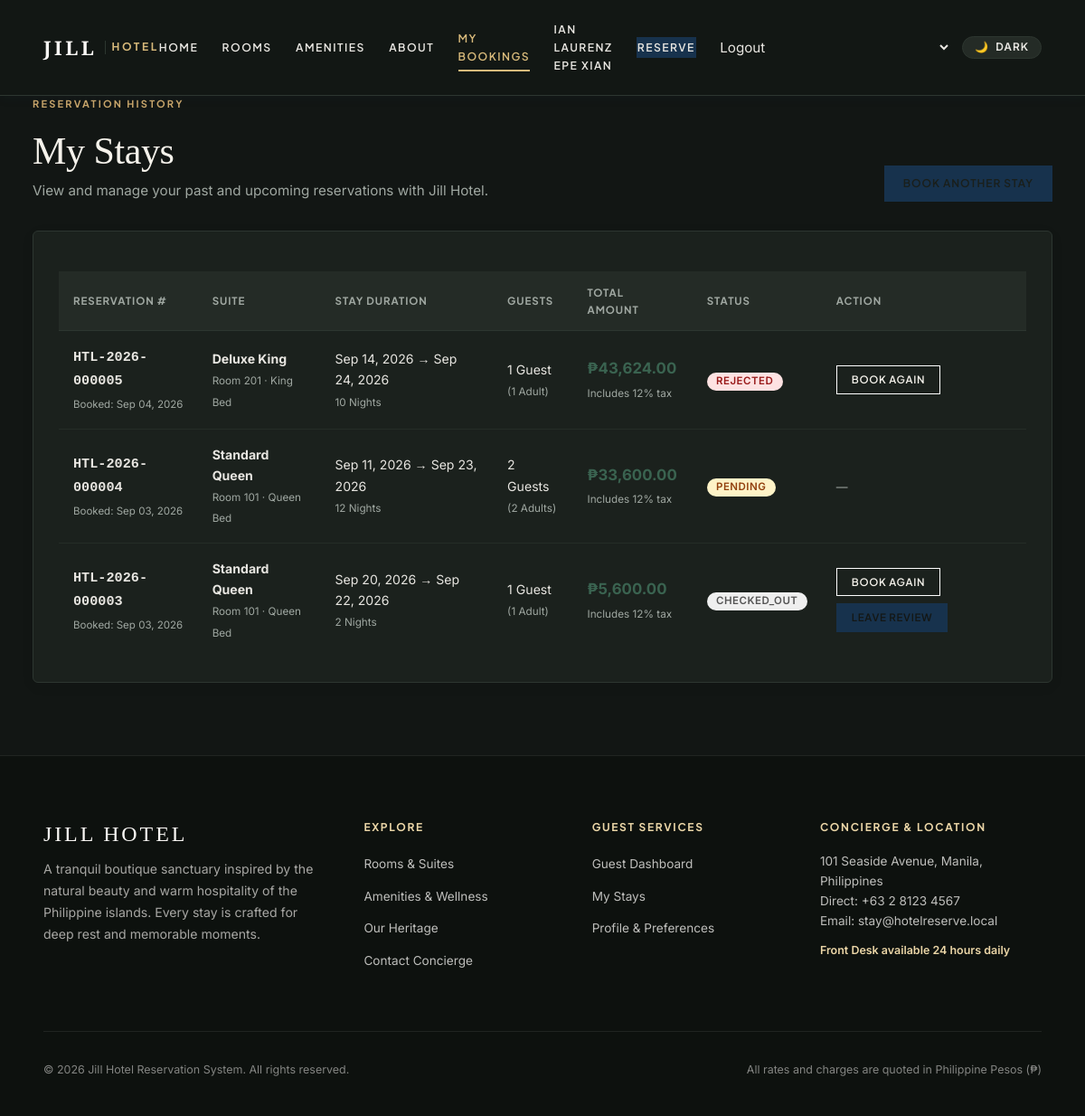
Page /customer/reservations.php (signed in) on the committed database.
### tables this page shows
CREATE TABLE `reservations` (
  `id` int(11) NOT NULL AUTO_INCREMENT,
  `reservation_number` varchar(30) NOT NULL,
  `user_id` int(11) NOT NULL,
  `room_id` int(11) NOT NULL,
  `check_in` date NOT NULL,
  `check_out` date NOT NULL,
  `guests` int(11) NOT NULL,
  `adults` int(11) NOT NULL,
  `children` int(11) DEFAULT 0,
  `nights` int(11) NOT NULL,
  `price_per_night` decimal(10,2) NOT NULL,
  `subtotal` decimal(10,2) NOT NULL,
  `tax` decimal(10,2) NOT NULL DEFAULT 0.00,
  `discount` decimal(10,2) NOT NULL DEFAULT 0.00,
  `total_amount` decimal(10,2) NOT NULL,
  `special_requests` text DEFAULT NULL,
  `status` enum('PENDING','CONFIRMED','CHECKED_IN','CHECKED_OUT','CANCELLED','REJECTED','EXPIRED') DEFAULT 'PENDING',
  `created_at` timestamp NOT NULL DEFAULT current_timestamp(),
  `updated_at` timestamp NOT NULL DEFAULT current_timestamp() ON UPDATE current_timestamp(),
  PRIMARY KEY (`id`),
  UNIQUE KEY `reservation_number` (`reservation_number`),
  KEY `user_id` (`user_id`),
  KEY `room_id` (`room_id`),
  KEY `status` (`status`),
  KEY `check_in` (`check_in`,`check_out`),
  CONSTRAINT `reservations_ibfk_1` FOREIGN KEY (`user_id`) REFERENCES `users` (`id`),
  CONSTRAINT `reservations_ibfk_2` FOREIGN KEY (`room_id`) REFERENCES `rooms` (`id`)
);

CREATE TABLE `rooms` (
  `id` int(11) NOT NULL AUTO_INCREMENT,
  `room_number` varchar(20) NOT NULL,
  `room_type_id` int(11) NOT NULL,
  `title` varchar(160) NOT NULL,
  `description` text DEFAULT NULL,
  `price_per_night` decimal(10,2) NOT NULL,
  `max_guests` int(11) NOT NULL,
  `bed_type` varchar(80) DEFAULT NULL,
  `size` varchar(50) DEFAULT NULL,
  `floor` varchar(20) DEFAULT NULL,
  `status` enum('AVAILABLE','OCCUPIED','BOOKED','CHECKED_IN','CHECKED_OUT','MAINTENANCE','NEEDS_CLEANING','INSPECTED','INACTIVE') NOT NULL DEFAULT 'AVAILABLE',
  `featured` tinyint(1) DEFAULT 0,
  `created_at` timestamp NOT NULL DEFAULT current_timestamp(),
  `updated_at` timestamp NOT NULL DEFAULT current_timestamp() ON UPDATE current_timestamp(),
  PRIMARY KEY (`id`),
  UNIQUE KEY `room_number` (`room_number`),
  KEY `room_type_id` (`room_type_id`),
  KEY `status` (`status`),
  CONSTRAINT `rooms_ibfk_1` FOREIGN KEY (`room_type_id`) REFERENCES `room_types` (`id`)
);

### includes/bootstrap.php (called while the page is built, shortened)
<?php
function e(?string $value): string { return htmlspecialchars((string)$value, ENT_QUOTES | ENT_SUBSTITUTE, 'UTF-8'); }
function app_root(): string {
    static $root;
    if ($root !== null) {
        return $root;
    }
    return $root = rtrim(APP_ROOT, '/');
}
function url(string $path=''): string { return app_root() . '/' . ltrim($path, '/'); }

### customer/reservations.php (the view, shortened to what this page needs)
<?php
$pdo = db();
$s = $pdo->prepare('
    SELECT r.*, rm.title, rm.room_number, rm.bed_type
    FROM reservations r
    JOIN rooms rm ON rm.id = r.room_id
    WHERE r.user_id = ?
    ORDER BY r.created_at DESC
');
$s->execute([user()['id']]);
$rows = $s->fetchAll();
require __DIR__ . '/../includes/header.php';
?>
<div class="section-head" style="margin-bottom: 2rem;">
    <div>
        <span class="kicker">RESERVATION HISTORY</span>
        <h1 style="margin-bottom: 0.35rem;">My Stays</h1>
        <p style="color: var(--text-secondary, #5C625D);">View and manage your past and upcoming reservations with Jill Hotel.</p>
    </div>
    <a class="btn btn-gold" href="<?=url('rooms/index.php')?>">Book Another Stay</a>
</div>
<div class="panel">
    <?php if ($rows): ?>
        <div class="table-scroll">
            <table>
                <thead>
                    <tr>
                        <th>Reservation #</th>
                        <th>Suite</th>
                        <th>Stay Duration</th>
                        <th>Guests</th>
                        <th>Total Amount</th>
                        <th>Status</th>
                        <th>Action</th>
                    </tr>
                </thead>
                <tbody>
                    <?php foreach ($rows as $r): ?>
                        <tr>
                            <td>
                                <strong style="font-family: monospace; font-size: 0.95rem;"><?=e($r['reservation_number'])?></strong>
                                <br>
                                <small style="color: var(--text-secondary, #7A807B); font-size: 0.72rem;">Booked: <?=date('M d, Y', strtotime($r['created_at']))?></small>
                            </td>
                            <td>
                                <strong><?=e($r['title'])?></strong>
                                <br>
                                <small style="color: var(--text-secondary, #7A807B);">Room <?=e($r['room_number'])?> &middot; <?=e($r['bed_type'] ?? 'Standard')?></small>
                            </td>
                            <td>
                                <?=date('M d, Y', strtotime($r['check_in']))?> &rarr; <?=date('M d, Y', strtotime($r['check_out']))?>
                                <br>
                                <small style="color: var(--text-secondary, #7A807B);"><?=$r['nights']?> Night<?=$r['nights'] > 1 ? 's' : ''?></small>
                            </td>
                            <td>
                                <?=$r['guests']?> Guest<?=$r['guests'] > 1 ? 's' : ''?>
                                <br>
                                <small style="color: var(--text-secondary, #7A807B);">(<?=$r['adults']?> Adult<?=$r['adults'] > 1 ? 's' : ''?><?=!empty($r['children']) ? ', ' . $r['children'] . ' Child' : ''?>)</small>
                            </td>
                            <td>
                                <strong style="color: var(--brand, #1C3328); font-size: 1.05rem;">₱<?=number_format((float)$r['total_amount'], 2)?></strong>
                                <br>
                                <small style="color: var(--text-secondary, #7A807B);">Includes 12% tax</small>
                            </td>
                            <td>
                                <span class="badge" data-status="<?=e($r['status'])?>"><?=e($r['status'])?></span>
                            </td>
                            <td>
                                <?php if (in_array($r['status'], ['PENDING', 'CONFIRMED']) && strtotime($r['check_in']) > time()): ?>
                                    <div style="display:flex; gap: 0.5rem; flex-wrap: wrap;">
                                        <a class="btn small" href="<?=url('customer/reservation_edit.php?id='.$r['id'])?>">Modify</a>
                                        <form method="post" action="<?=url('reservations/cancel.php')?>" onsubmit="return confirm('Are you sure you wish to cancel reservation <?=e($r['reservation_number'])?>?');">
                                            <input type="hidden" name="csrf" value="<?=csrf()?>">
                                            <input type="hidden" name="id" value="<?=$r['id']?>">
                                            <button class="btn danger small" type="submit">Cancel</button>
                                        </form>
                                    </div>
                                <?php elseif (in_array($r['status'], ['CHECKED_OUT', 'CANCELLED', 'REJECTED', 'EXPIRED'])): ?>
                                    <div style="display:flex; gap: 0.5rem; flex-wrap: wrap;">
                                        <a class="btn small btn-outline" href="<?=url('rooms/details.php?id='.$r['room_id'])?>">Book Again</a>
                                        <?php if ($r['status'] === 'CHECKED_OUT'): ?>
                                            <?php
                                            $revStmt = $pdo->prepare('SELECT id FROM reviews WHERE reservation_id = ?');
                                            $revStmt->execute([$r['id']]);
                                            $hasReviewed = $revStmt->fetchColumn();
                                            ?>
                                            <?php if (!$hasReviewed): ?>
                                                <a class="btn small" href="<?=url('customer/review.php?reservation_id='.$r['id'])?>">Leave Review</a>
                                            <?php endif; ?>
                                        <?php endif; ?>
                                    </div>
                                <?php else: ?>
                                    <span style="font-size: 0.8rem; color: var(--text-secondary, #7A807B);">&mdash;</span>
                                <?php endif; ?>
                            </td>
                        </tr>
                    <?php endforeach; ?>
                </tbody>
            </table>
        </div>
    <?php endif; ?>
</div>
<?php require __DIR__ . '/../includes/footer.php'; ?>

### assets/css/base.css (style rules this page uses)
*, *::before, *::after { box-sizing: border-box; margin: 0; padding: 0; }
html { font-size: 16px; scroll-behavior: smooth; -webkit-text-size-adjust: 100%; }
body { font-family: 'Plus Jakarta Sans', -apple-system, BlinkMacSystemFont, "Segoe UI", Roboto, sans-serif; font-size: 0.95rem; line-height: 1.65; background-color: var(--bg-primary, #FAF8F5); color: var(--text-primary, #2A2D2A); min-height: 100vh; display: flex; flex-direction: column; overflow-x: hidden; -webkit-font-smoothing: antialiased; -moz-osx-font-smoothing: grayscale; }
h1, h2, h3, h4, h5, h6, .serif, .brand, .section-title { font-family: 'Playfair Display', Georgia, serif; font-weight: 500; line-height: 1.2; color: var(--text-heading, #15221B); letter-spacing: -0.01em; }
h1 { font-size: clamp(2rem, 3.5vw, 3.25rem); margin-bottom: 0.75rem; }
p { margin-bottom: 1rem; color: var(--text-secondary, #5C625D); }
p:last-child { margin-bottom: 0; }
a { color: var(--brand, #1C3328); text-decoration: none; transition: color 0.2s ease; }
.kicker, .eyebrow, .eyebrow-title { font-family: 'Plus Jakarta Sans', sans-serif; font-size: 0.75rem; font-weight: 700; text-transform: uppercase; letter-spacing: 0.18em; color: var(--accent, #B89650); margin-bottom: 0.5rem; display: block; }
button, .btn { display: inline-flex; align-items: center; justify-content: center; gap: 0.5rem; font-family: 'Plus Jakarta Sans', sans-serif; font-size: 0.8rem; font-weight: 600; letter-spacing: 0.08em; text-transform: uppercase; padding: 0.85rem 1.65rem; border-radius: 4px; border: 1px solid transparent; background-color: var(--button-bg, #1C3328); color: var(--button-text, #FAF8F5); cursor: pointer; transition: all 0.25s cubic-bezier(0.16, 1, 0.3, 1); text-decoration: none; line-height: 1; }
.btn-outline { background-color: transparent; border-color: currentColor; color: var(--text-heading, #15221B); }
.btn-gold { background-color: var(--accent, #B89650); color: #1A1F1B; }
button.small, .btn.small { padding: 0.55rem 1rem; font-size: 0.72rem; letter-spacing: 0.06em; }
.card, .panel { background-color: var(--surface, #FFFFFF); border: 1px solid var(--border-color, #E8E2D7); border-radius: 6px; padding: 1.75rem; box-shadow: 0 4px 18px rgba(28, 33, 29, 0.04); }
.badge { display: inline-flex; align-items: center; gap: 0.35rem; padding: 0.28rem 0.65rem; font-size: 0.72rem; font-weight: 600; letter-spacing: 0.04em; border-radius: 999px; background-color: var(--surface-muted, #EFEAE0); color: var(--text-primary, #2A2D2A); line-height: 1; }
.badge.warning, .badge[data-status="PENDING"], .badge[data-status="MAINTENANCE"] { background-color: #FEF3C7; color: #92400E; }
.badge.muted-badge, .badge[data-status="CHECKED_OUT"] { background-color: #EFEFEF; color: #555555; }
.badge.danger, .badge[data-status="CANCELLED"], .badge[data-status="REJECTED"], .badge[data-status="INACTIVE"] { background-color: #FEE2E2; color: #991B1B; }
.table-scroll { overflow-x: auto; width: 100%; margin-top: 1rem; -webkit-overflow-scrolling: touch; }
table { width: 100%; border-collapse: collapse; font-size: 0.88rem; text-align: left; }
th { font-family: 'Plus Jakarta Sans', sans-serif; font-size: 0.72rem; font-weight: 700; text-transform: uppercase; letter-spacing: 0.08em; color: var(--text-secondary, #5C625D); padding: 0.85rem 1rem; background-color: var(--surface-muted, #F4EFE6); border-bottom: 1px solid var(--border-color, #E2DBD0); }
td { padding: 1rem; border-bottom: 1px solid var(--border-color, #EDE7DD); color: var(--text-primary, #2A2D2A); vertical-align: middle; }
tr:last-child td { border-bottom: none; }
tbody tr { transition: background-color 0.15s ease; }
.section-head { display: flex; justify-content: space-between; align-items: flex-end; margin-bottom: 1.5rem; gap: 1rem; flex-wrap: wrap; }

### assets/css/luxury.css (style rules this page uses)
:root { --navy:#17324d;--gold:#c9a66b;--ivory:#f7f4ee;--ink:#101820;--muted:#77736c;--white:#fff;--line:#e7dfd2 }
body { background:#FAF8F5;color:var(--ink);font-family:Inter,Arial,sans-serif }
.brand,h1,h2,h3,.display { font-family:'Playfair Display',Georgia,serif }
.btn,button { border-radius:0;background:var(--navy);letter-spacing:.08em;text-transform:uppercase;font-size:12px;padding:13px 20px }
.kicker { font-size:11px;font-weight:700;letter-spacing:.2em;color:var(--gold);margin:0 0 18px }
.btn-outline { border:1px solid #fff;background:transparent }

### rows in the picture
reservations: reservation_number "HTL-2026-000005", created_at "Sep 04, 2026", room.title "Deluxe King", room.room_number "201", room.bed_type "King Bed", check_in "Sep 14, 2026", check_out "Sep 24, 2026", nights "10", guests "1", adults "1", total_amount "43,624.00", status "REJECTED"
reservations: reservation_number "HTL-2026-000004", created_at "Sep 03, 2026", room.title "Standard Queen", room.room_number "101", room.bed_type "Queen Bed", check_in "Sep 11, 2026", check_out "Sep 23, 2026", nights "12", guests "2", adults "2", total_amount "33,600.00", status "PENDING"
reservations: reservation_number "HTL-2026-000003", created_at "Sep 03, 2026", room.title "Standard Queen", room.room_number "101", room.bed_type "Queen Bed", check_in "Sep 20, 2026", check_out "Sep 22, 2026", nights "2", guests "1", adults "1", total_amount "5,600.00", status "CHECKED_OUT"

### other values in the picture
user()['name'] "IAN LAURENZ EPE XIAN"
